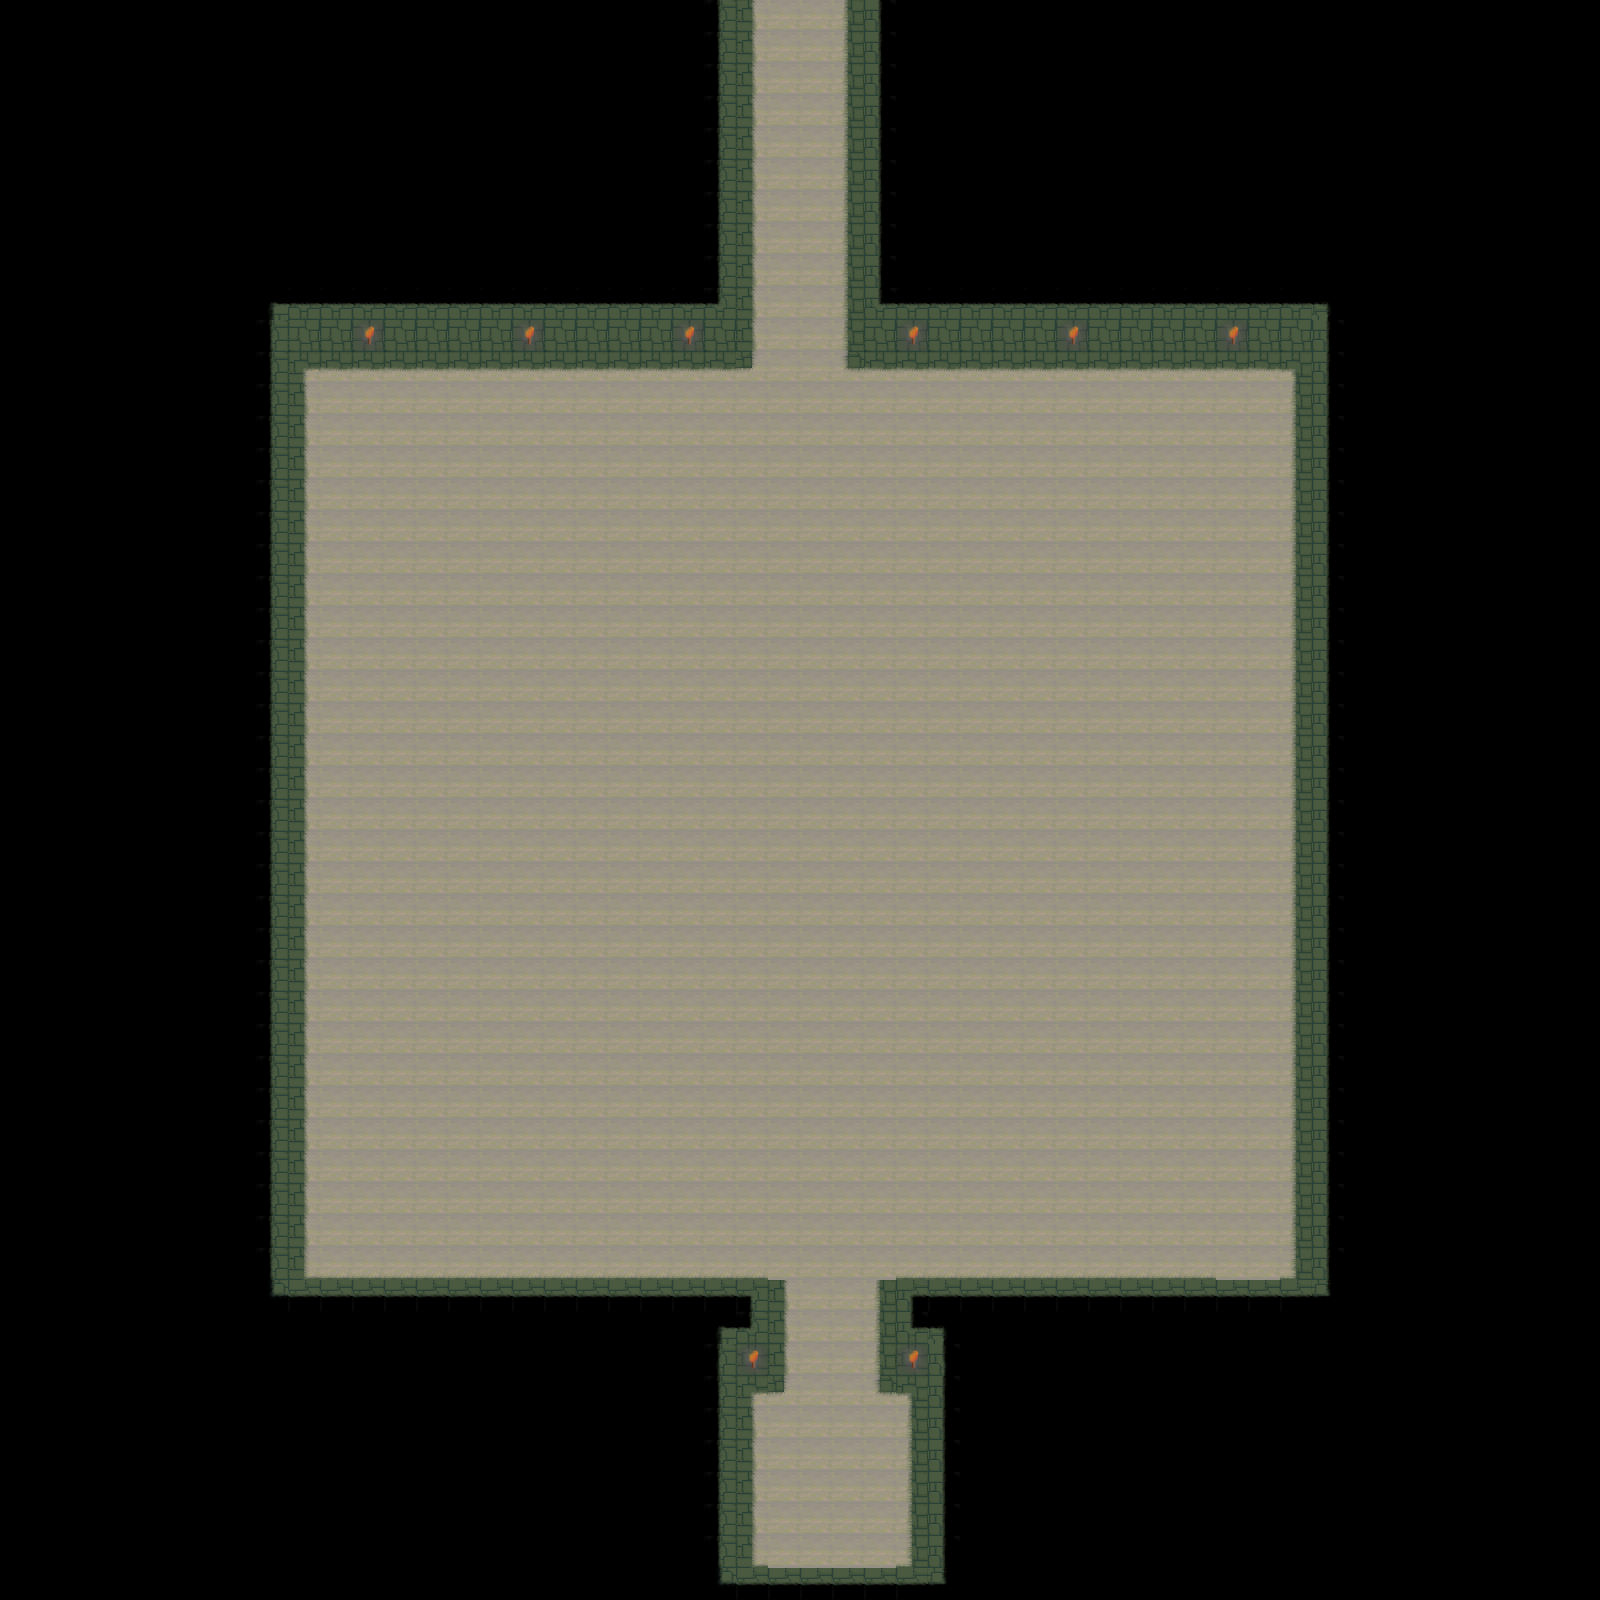

This game map was drawn from its Tiled (.tmx) file and the tilesets committed beside it. A one-line description and the trimmed map source follow:
An orthogonal 50x50 tile map with 32x32 px tiles, 4 tile layers (Hintergrund, Hintergrund2, Dekoration, Vordergrund) and 33 objects (19x Welt, Start).

<map version="1.0" orientation="orthogonal" renderorder="right-down" width="50" height="50" tilewidth="32" tileheight="32" nextobjectid="42">
 <tileset firstgid="1" source="../tilemap/cave.tsx" />
 <layer name="Hintergrund" width="50" height="50">
  <data>[2500 cells, 280 non-empty, 19 distinct tile ids]</data>
 </layer>
 <layer name="Hintergrund2" width="50" height="50">
  <data>[2500 cells, 944 non-empty, 18 distinct tile ids]</data>
 </layer>
 <layer name="Dekoration" width="50" height="50">
  <data>[2500 cells, 6 non-empty, 1 distinct tile ids]</data>
 </layer>
 <objectgroup name="Objekte">
  <object id="1" name="Spielerstart" type="Start" x="791.333" y="119.333" width="10" height="10">
   <ellipse />
  </object>
  <object id="2" name="Stein1" type="Welt" x="798" y="1310" width="65" height="66" />
  <object id="19" name="Krabbe8" type="Welt" x="672" y="1116">
   <ellipse />
  </object>
  <object id="20" name="Krabbe7" type="Welt" x="928" y="1104">
   <ellipse />
  </object>
  <object id="22" name="Krabbe6" type="Welt" x="450.667" y="1062.67">
   <ellipse />
  </object>
  <object id="23" name="Krabbe5" type="Welt" x="528" y="1214.67">
   <ellipse />
  </object>
  <object id="24" name="Krabbe4" type="Welt" x="1138.67" y="1177.33">
   <ellipse />
  </object>
  <object id="25" name="Krabbe3" type="Welt" x="538.667" y="1010.67">
   <ellipse />
  </object>
  <object id="26" name="Krabbe2" type="Welt" x="1134.67" y="937.333">
   <ellipse />
  </object>
  <object id="27" name="Krabbe1" type="Welt" x="809.333" y="981.333">
   <ellipse />
  </object>
  <object id="29" name="Kristall_interaktion" type="Welt" x="773.333" y="1420" width="126.667" height="137.333" />
  <object id="33" name="Stein2" type="Welt" x="767.333" y="286.667" width="65.3333" height="64.6667" />
  <object id="34" name="Trigger_start2" type="Welt" x="895.333" y="370.666" width="65.3333" height="126.667" />
  <object id="35" name="Trigger_start3" type="Welt" x="636.666" y="366.666" width="66.6667" height="121.333" />
  <object id="36" name="Trigger_start1" type="Welt" x="635.333" y="426.666" width="322.667" height="70.6667" />
  <object id="37" name="Krabbe9" type="Welt" x="659" y="907">
   <ellipse />
  </object>
  <object id="38" name="Krabbe10" type="Welt" x="944" y="795">
   <ellipse />
  </object>
  <object id="39" name="Krabbe11" type="Welt" x="997" y="921">
   <ellipse />
  </object>
  <object id="40" name="Krabbe12" type="Welt" x="502" y="873">
   <ellipse />
  </object>
  <object id="41" name="Kristall" type="Welt" x="819.333" y="1499.33" width="33.3333" height="29.3333">
   <ellipse />
  </object>
 </objectgroup>
 <objectgroup name="Kollisionen">
  <object id="3" x="716" y="-1.33333" width="37.3333" height="369.333" />
  <object id="4" x="844" y="-0.6665" width="37.3333" height="369.333" />
  <object id="5" x="864" y="314.667" width="461.333" height="54.6667" />
  <object id="6" x="269.333" y="312.667" width="461.333" height="54.6667" />
  <object id="7" x="266.667" y="344" width="37.3333" height="957.333" />
  <object id="8" x="1292" y="348" width="37.3333" height="957.333" />
  <object id="9" x="277.333" y="1282.67" width="505.333" height="28" />
  <object id="10" x="886" y="1279.33" width="442.666" height="28" />
  <object id="11" x="753.333" y="1292" width="29.3333" height="98.6667" />
  <object id="12" x="885.333" y="1294.67" width="32" height="102.667" />
  <object id="13" x="716" y="1389.33" width="36" height="190.667" />
  <object id="14" x="912" y="1393.33" width="52" height="197.333" />
  <object id="15" x="720" y="1568" width="200" height="25.3333" />
 </objectgroup>
 <layer name="Vordergrund" width="50" height="50">
  <data>[2500 cells, 0 non-empty, 0 distinct tile ids]</data>
 </layer>
</map>
